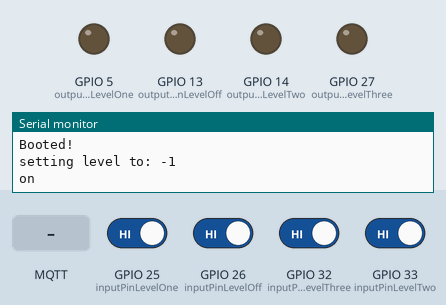
Recording of a sketch running on a simulated ESP32. On the bench: output pins drawn as LEDs (lit = HIGH), the last lines printed to the serial monitor. The test bench sets the inputs (shaded band); at power-on: GPIO 25 (inputPinLevelOne), GPIO 26 (inputPinLevelOff), GPIO 32 (inputPinLevelThree), GPIO 33 (inputPinLevelTwo) HIGH. No MQTT or app messages arrive unless stated.

Above: at 1.2 s.
1.3 s: MQTT message "on" arrives on the first subscribed topic
At 2.5 s:
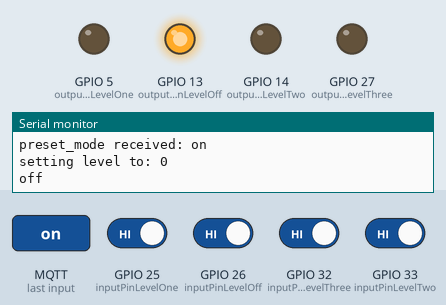
3.0 s: GPIO 25 (inputPinLevelOne) driven LOW
At 3.9 s:
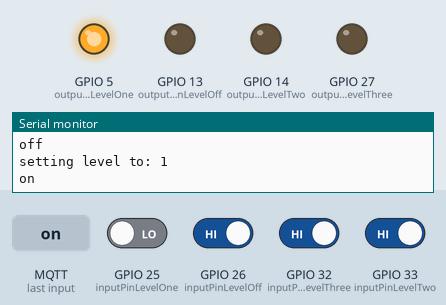
4.5 s: MQTT message "2" arrives on the first subscribed topic
At 5.3 s:
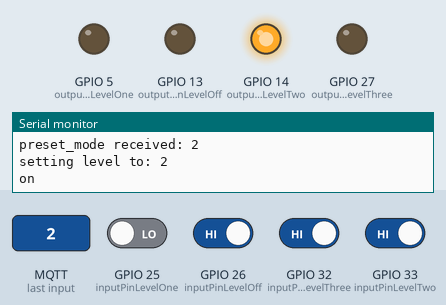
6.0 s: MQTT message "3" arrives on the second subscribed topic
At 6.6 s:
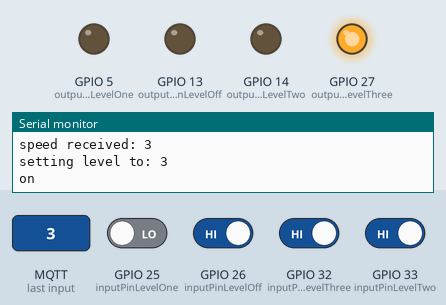
7.5 s: MQTT message "0" arrives on the first subscribed topic
At 8.0 s:
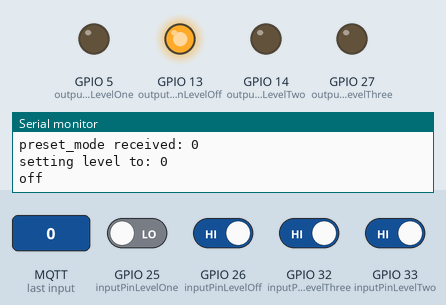
9.0 s: MQTT message "1" arrives on the first subscribed topic
At 9.4 s:
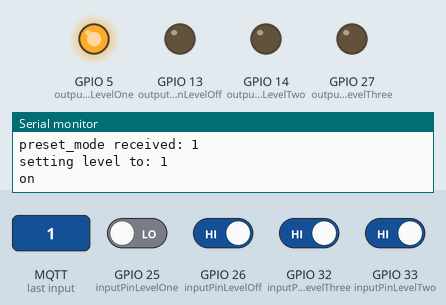
Timing chart, 0 to 11.5 s (numbered marks = the images above; inputs shaded):
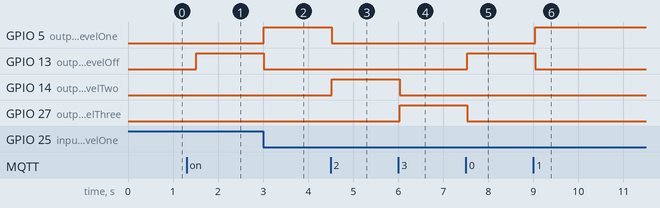

The sketch:

airfilter.ino
```cpp
#include <EspMQTTClient.h>

/****************** CONFIG START *******************/
/* Wifi Settings */
static String hostname = "Livingroom";    //  Unique name for ESP32. The name detected by your router and MQTT.
static const char* ssid = "MyWifi";       //  WIFI SSID.
static const char* password = "12345678"; //  WIFI password.

/* MQTT Settings */
static const char* mqttServerIp = "192.168.1.111";  //  MQTT Broker server ip
static const char* mqttUsername = "";               //  MQTT Broker username. If empty or NULL, no authentication will be used
static const char* mqttPassword = "";               //  MQTT Broker password
static const short mqttServerPort = 1883;           //  MQTT Port
static String mqttMainTopic = "airfilter";          //  MQTT main topic

/* MQTT Settings - Home Assistant */
static bool homeAssistantMqttDiscovery = true;            // Enable to publish Home Assistant MQTT Discovery config
static String homeAssistantMqttPrefix = "homeassistant";  // MQTT Home Assistant prefix

/* Pin Settings */
const int inputPinLevelOff = 26;
const int inputPinLevelOne = 25;
const int inputPinLevelTwo = 33;
const int inputPinLevelThree = 32;

const int outputPinLevelOff = 13;
const int outputPinLevelOne = 5;
const int outputPinLevelTwo = 14;
const int outputPinLevelThree = 27;
/****************** CONFIG END *******************/

static String mqttTopic = mqttMainTopic + "/" + hostname;
static String lastWillTopic = mqttTopic + "/lastWill";
static String stateTopic = mqttTopic + "/state";
static String commandTopic = mqttTopic + "/set";
static String presetModeCmdTopic = mqttTopic + "/preset/set";
static String presetModeStateTopic = mqttTopic + "/preset/state";
static String precentageCmdTopic = mqttTopic + "/speed/set";
static String precentageStateTopic = mqttTopic + "/speed/state";


static long lastOnlinePublished = 0;

int currentLevel = 0;
int lastLevel = 0;


static EspMQTTClient client(
  ssid,
  password,
  mqttServerIp,
  (mqttUsername == NULL || strlen(mqttUsername)<1) ? NULL : mqttUsername,
  (mqttUsername == NULL || strlen(mqttUsername)<1) ? NULL : mqttPassword,
  hostname.c_str(),
  mqttServerPort
);


int getLevel(){
  if ( digitalRead(inputPinLevelOne) && digitalRead(inputPinLevelTwo) && digitalRead(inputPinLevelThree) && !digitalRead(inputPinLevelOff)){
    return 0;
  }
  else if ( !digitalRead(inputPinLevelOne) && digitalRead(inputPinLevelTwo) && digitalRead(inputPinLevelThree) && digitalRead(inputPinLevelOff)){
    return 1;
  }
  else if ( digitalRead(inputPinLevelOne) && !digitalRead(inputPinLevelTwo) && digitalRead(inputPinLevelThree) && digitalRead(inputPinLevelOff)){
    return 2;
  }
  else if ( digitalRead(inputPinLevelOne) && digitalRead(inputPinLevelTwo) && !digitalRead(inputPinLevelThree) && digitalRead(inputPinLevelOff)){
    return 3;
  }

  return -1;
}

void setLevel(int level){
  Serial.println("setting level to: " + String(level));

  if (level) {
    Serial.println("on");
    client.publish(stateTopic.c_str(), "on", true);
    client.publish(presetModeStateTopic.c_str(), String(level), true);
    lastLevel = level;
  } else {
    Serial.println("off");
    client.publish(stateTopic.c_str(), "off", true);
  }

  client.publish(precentageStateTopic.c_str(), String(level), true);

  switch (level) {
    case 0:
      digitalWrite(outputPinLevelOff, HIGH);
      digitalWrite(outputPinLevelOne, LOW);
      digitalWrite(outputPinLevelTwo, LOW);
      digitalWrite(outputPinLevelThree, LOW);
      break;
    case 1:
      digitalWrite(outputPinLevelOff, LOW);
      digitalWrite(outputPinLevelOne, HIGH);
      digitalWrite(outputPinLevelTwo, LOW);
      digitalWrite(outputPinLevelThree, LOW);
      break;
    case 2:
      digitalWrite(outputPinLevelOff, LOW);
      digitalWrite(outputPinLevelOne, LOW);
      digitalWrite(outputPinLevelTwo, HIGH);
      digitalWrite(outputPinLevelThree, LOW);
      break;
    case 3:
      digitalWrite(outputPinLevelOff, LOW);
      digitalWrite(outputPinLevelOne, LOW);
      digitalWrite(outputPinLevelTwo, LOW);
      digitalWrite(outputPinLevelThree, HIGH);
      break;
  }
}


void onConnectionEstablished(){
  // home assistnat discovery
  if (homeAssistantMqttDiscovery){
    String payload = "{\"name\":\"" + hostname + " Airfilter\",\"stat_t\":\"airfilter/" + hostname + "/state\",\"cmd_t\":\"airfilter/" + hostname + "/set\",\"pr_modes\":[\"1\",\"2\",\"3\"],\"pr_mode_cmd_t\":\"airfilter/" + hostname + "/preset/set\",\"pr_mode_stat_t\":\"airfilter/" + hostname + "/preset/state\",\"pl_on\":\"on\",\"pl_off\":\"off\", \"pct_stat_t\":\"airfilter/" + hostname + "/speed/state\", \"pct_cmd_t\":\"airfilter/" + hostname + "/speed/set\", \"spd_rng_min\":\"1\", \"spd_rng_max\":\"3\"}";
    client.publish(homeAssistantMqttPrefix + "/fan/" + hostname + "/config", payload, true);
  }

  // preset modes
  client.subscribe(presetModeCmdTopic.c_str(), [] (const String& payload){
    Serial.println("preset_mode received: " + payload);
    setLevel(payload.toInt());
  });

  // speed / percentage
  client.subscribe(precentageCmdTopic.c_str(), [] (const String& payload){
    Serial.println("speed received: " + payload);
    setLevel(payload.toInt());
  });

  // on & off / state
  client.subscribe(commandTopic.c_str(), [] (const String& payload){
    Serial.println("command received: " + payload);
    if (payload == "on"){
      setLevel(lastLevel);
    } else {
      setLevel(0);
    }
  });
}

void setup() {
  Serial.begin(115200);
  Serial.println("Booted!");

  // setup mqtt
  client.setMqttReconnectionAttemptDelay(100);
  client.enableLastWillMessage(lastWillTopic.c_str(), "offline");
  client.setKeepAlive(60);
  client.setMaxPacketSize(1024);

  // setup output pins
  pinMode(outputPinLevelOff, OUTPUT);
  pinMode(outputPinLevelOne, OUTPUT);
  pinMode(outputPinLevelTwo, OUTPUT);
  pinMode(outputPinLevelThree, OUTPUT);

  // setup input pins
  pinMode(inputPinLevelOff, INPUT_PULLUP);
  pinMode(inputPinLevelOne, INPUT_PULLUP);
  pinMode(inputPinLevelTwo, INPUT_PULLUP);
  pinMode(inputPinLevelThree, INPUT_PULLUP);

  // set startup level
  setLevel(getLevel());
}

void loop() {
  // starting mqtt client
  client.loop();

  // update last will every 30s
  if ((millis() - lastOnlinePublished) > 30000) {
    if (client.isConnected()) {
      client.publish(lastWillTopic.c_str(), "online", true);
      lastOnlinePublished = millis();
    }
  }

  // check for knob overwrites
  int newLevel = getLevel();
  if (newLevel != currentLevel && newLevel != -1){
    currentLevel = newLevel;
    setLevel(newLevel);
  }

  delay(100);
}
```

Measured:
- after the input at 1.3 s, GPIO 13 (outputPinLevelOff): LOW → HIGH after 0.21 s
- after the input at 3.0 s, GPIO 5 (outputPinLevelOne): LOW → HIGH at once; GPIO 13 (outputPinLevelOff): HIGH → LOW at once
- after the input at 4.5 s, GPIO 5 (outputPinLevelOne): HIGH → LOW at once; GPIO 14 (outputPinLevelTwo): LOW → HIGH at once
- after the input at 6.0 s, GPIO 14 (outputPinLevelTwo): HIGH → LOW at once; GPIO 27 (outputPinLevelThree): LOW → HIGH at once
- after the input at 7.5 s, GPIO 13 (outputPinLevelOff): LOW → HIGH at once; GPIO 27 (outputPinLevelThree): HIGH → LOW at once
- after the input at 9.0 s, GPIO 5 (outputPinLevelOne): LOW → HIGH at once; GPIO 13 (outputPinLevelOff): HIGH → LOW at once
